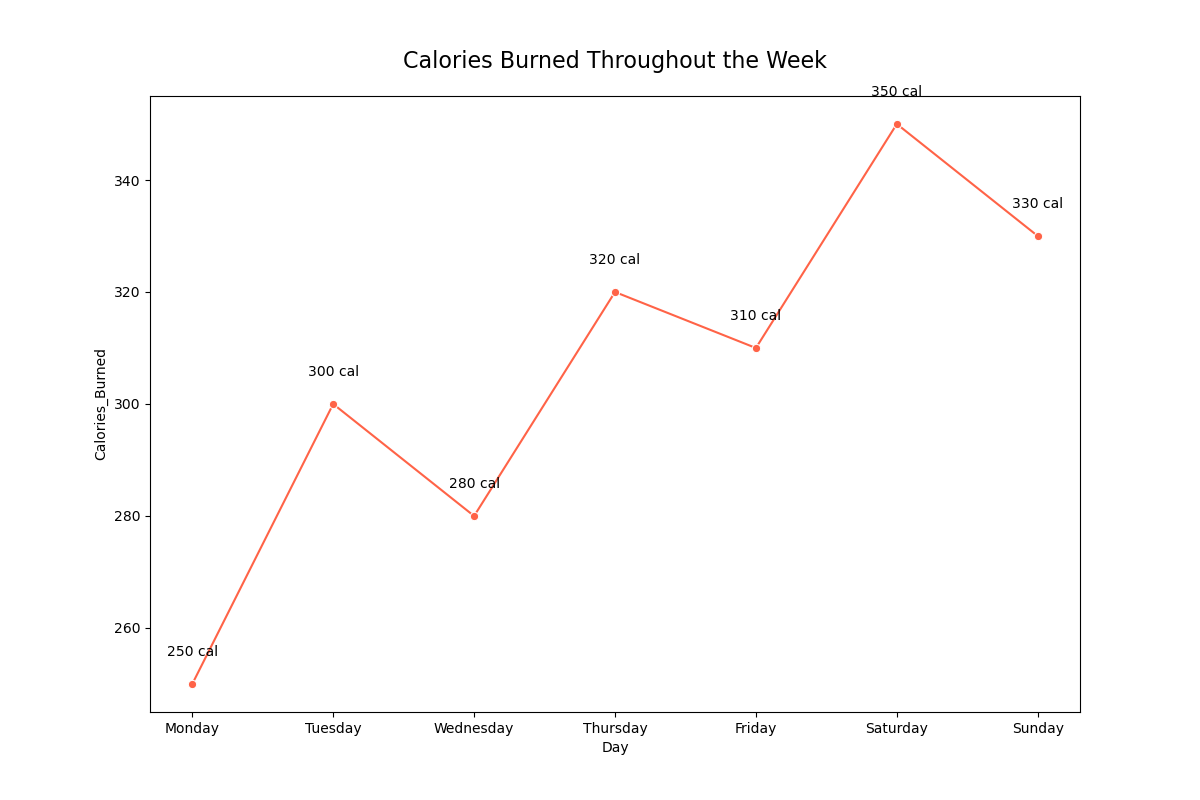

Here is the Python script that generated this plot:

import pandas as pd
import seaborn as sns
import matplotlib.pyplot as plt

# Create the DataFrame
data = {
    "Day": ["Monday", "Tuesday", "Wednesday", "Thursday", "Friday", "Saturday", "Sunday"],
    "Calories_Burned": [250, 300, 280, 320, 310, 350, 330]
}

df = pd.DataFrame(data)

# Create the line plot
plt.figure(figsize=(12, 8)) # Changed width & height
sns.lineplot(x="Day", y="Calories_Burned", data=df, marker='o', color="#FF6347") # Changed color

# Adding annotations
for i in range(df.shape[0]):
    plt.text(df.Day[i], df.Calories_Burned[i] + 5, f"{df.Calories_Burned[i]} cal", horizontalalignment='center')

# Set the title
plt.title("Calories Burned Throughout the Week", fontsize=16, pad=20)

plt.show()
